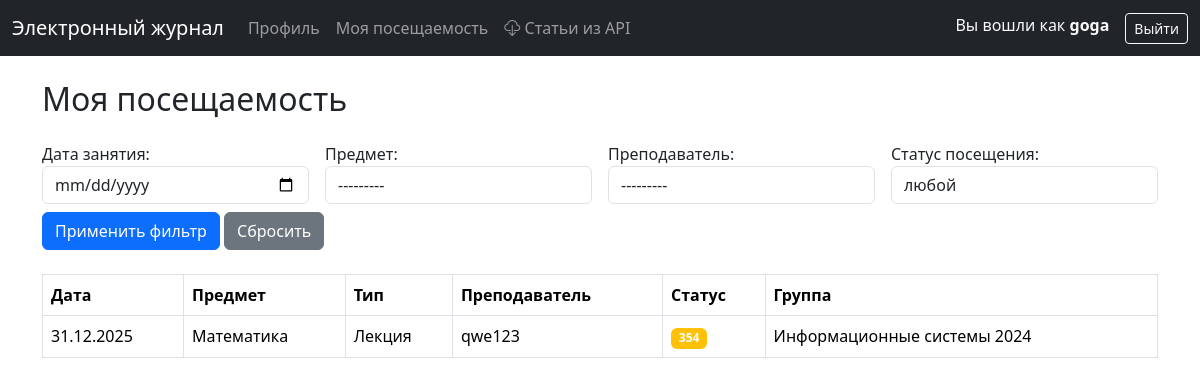
/student/attendance/ (signed in), run on the app's committed database.
### users/models.py (models this page shows)
class User(AbstractUser):
    username = models.CharField(
        max_length=150,
        unique=True,
        verbose_name='Логин',
        help_text='Латиница, цифры и @#$%^&+=!_.-/?*()',
    )
    @property
    def is_student(self):
        return hasattr(self, 'student')
    @property
    def is_teacher(self):
        return hasattr(self, 'teacher')
    def get_full_name(self):
        if self.first_name and self.last_name:
            return f"{self.first_name} {self.last_name}"
        return self.username
    class Meta:
        constraints = [
            models.CheckConstraint(
                name='username_allowed_chars',
                check=Q(username__regex=ALLOWED_RE),
            ),
        ]

### journal/models.py (models this page shows, shortened)
class Attendance(models.Model):
    id_lesson = models.ForeignKey(Lesson, on_delete=models.PROTECT, verbose_name='Номер занятия')
    id_student = models.ForeignKey(Student, on_delete=models.PROTECT, verbose_name='Номер студента')
    time_create = models.DateField(auto_now_add=True, verbose_name='Время создания')
    time_update = models.DateField(auto_now=True, verbose_name='Время обновления')
    status = models.ForeignKey(Att_Status, on_delete=models.SET_DEFAULT, default=1, verbose_name='Статус')
    changed_by = models.ForeignKey(User, on_delete=models.PROTECT, blank=True, verbose_name='Создал')
    history = HistoricalRecords()
    class Meta:
        unique_together = [("id_lesson", "id_student")]
        verbose_name = 'Посещаемость'
        verbose_name_plural = 'Посещаемость'
    @property
    def _history_user(self):
        return self.changed_by

class Lesson(models.Model):
    id_lesson = models.CharField(max_length=100, verbose_name='Номер занятия в расписании')
    id_group = models.ForeignKey(Group, on_delete=models.PROTECT, verbose_name='Номер группы')
    id_subject = models.ForeignKey(Subject, on_delete=models.PROTECT, verbose_name='Предмет')
    id_teacher = models.ForeignKey(Teacher, on_delete=models.PROTECT, verbose_name='ID учителя')
    type = models.ForeignKey(Type_lesson, on_delete=models.PROTECT, blank=True, verbose_name='Тип занятия')
    topic = models.CharField(max_length=200, blank=True, verbose_name='Тема занятия')
    date = models.DateField()
    status = models.BooleanField(default=False)
    period = models.ForeignKey(Period, on_delete=models.PROTECT, verbose_name='Период')
    time_create = models.DateField(auto_now_add=True, blank=True, verbose_name='Время создания')
    time_update = models.DateField(auto_now=True, blank=True, verbose_name='Время обновления')
    changed_by = models.ForeignKey(User, on_delete=models.PROTECT, blank=True, null=True, verbose_name='Создал')
    history = HistoricalRecords()
    class Meta:
        verbose_name = 'Занятие'
        verbose_name_plural = 'Занятия'
        ordering = ['-date']
    @property
    def _history_user(self):
        return self.changed_by

class Subject(models.Model):
    name = models.CharField(max_length=200, unique=True)
    history = HistoricalRecords()
    class Meta:
        verbose_name = 'Предмет'
        verbose_name_plural = 'Предметы'
        ordering = ['name']
    def __str__(self):
        return self.name

class Type_lesson(models.Model):
    id_type = models.CharField(max_length=100, unique=True, verbose_name='ID')
    name = models.CharField(max_length=200, unique=True, verbose_name='Тип занятия')
    history = HistoricalRecords()
    class Meta:
        verbose_name = 'Тип занятия'
        verbose_name_plural = 'Типы занятий'

class Teacher(models.Model):
    user = models.OneToOneField(settings.AUTH_USER_MODEL, on_delete=models.PROTECT, verbose_name='Пользователь')
    id_teacher = models.CharField(max_length=100, unique=True)
    last_name = models.CharField(max_length=200, verbose_name='Фамилия')
    first_name = models.CharField(max_length=200, verbose_name='Имя')
    second_name = models.CharField(max_length=200, verbose_name='Отчество')
    subjects = models.ManyToManyField(Subject, verbose_name='Предметы', blank=True)
    academic_degree = models.CharField(max_length=200, verbose_name='Степень', blank=True)
    position = models.CharField(max_length=200, verbose_name='Должность', blank=True, null=True)
    status = models.BooleanField(default=True, blank=True, null=True)
    history = HistoricalRecords()
    class Meta:
        verbose_name = 'Преподаватель'
        verbose_name_plural = 'Преподаватели'
        ordering = ['last_name']
    def __str__(self):
        return f"{self.last_name} {self.first_name} {self.second_name or ''}".strip()

class Att_Status(models.Model):
    name = models.CharField(max_length=200, verbose_name='Название', unique=True)
    short_name = models.CharField(max_length=200, verbose_name='Короткое название')
    history = HistoricalRecords()
    class Meta:
        verbose_name = 'Статус'
        verbose_name_plural = 'Статусы'
        ordering = ['id']

class Group(models.Model):
    id_group = models.CharField(max_length=100, unique=True, verbose_name='Номер группы')
    name = models.CharField(max_length=200, verbose_name='Группа')
    year_priem = models.CharField(max_length=200, verbose_name='Год приема')
    study_form = models.CharField(max_length=200, blank=True, null=True, verbose_name='Форма обучения')
    level = models.CharField(max_length=200, blank=True, null=True, verbose_name='Уровень')
    faculty = models.CharField(max_length=200, blank=True, null=True, verbose_name='Факультет')
    department = models.CharField(max_length=200, blank=True, null=True, verbose_name='Подразделение')
    term_number = models.CharField(max_length=2, blank=True, verbose_name='Период')
    number_of_active_students = models.CharField(max_length=2, blank=True, verbose_name='Количество студентов')
    status = models.BooleanField(default=False, blank=True)
    semestr = models.CharField(max_length=10, blank=True, verbose_name='Семестр')
    history = HistoricalRecords()
    class Meta:
        unique_together = [("id_group", "name")]
        verbose_name = 'Группа'
        verbose_name_plural = 'Группы'
        ordering = ['name']

### journal/views.py (the view, shortened to what this page needs)
# urls.py: path("student/attendance/", views.MyAttendanceView.as_view(), name="student-attendance"),
class MyAttendanceView(LoginRequiredMixin, StudentRequiredMixin, ListView):
    model = Attendance
    template_name = "student/my_attendance.html"
    context_object_name = "attendances"
    paginate_by = 15
    def get_queryset(self):
        student = self.request.user.student
        queryset = Attendance.objects.filter(id_student=student)
        self.filter_form = StudentAttendanceFilterForm(self.request.GET)
        if self.filter_form.is_valid():
            cd = self.filter_form.cleaned_data
            if cd.get('date'):
                queryset = queryset.filter(id_lesson__date=cd['date'])
            if cd.get('subject'):
                queryset = queryset.filter(id_lesson__id_subject=cd['subject'])
            if cd.get('teacher'):
                queryset = queryset.filter(id_lesson__id_teacher=cd['teacher'])
        return queryset.select_related("id_lesson__id_subject", "id_lesson__id_teacher__user", "status").order_by("-id_lesson__date")
    def get_context_data(self, **kwargs):
        context = super().get_context_data(**kwargs)
        context["title"] = "Моя посещаемость"
        context["filter_form"] = getattr(self, 'filter_form', StudentAttendanceFilterForm())
        query_params = self.request.GET.copy()
        if 'page' in query_params:
            query_params.pop('page')
        context["filter_params"] = query_params.urlencode()
        return context

### journal/filters.py
class StudentAttendanceFilterForm(forms.Form):
    date = forms.DateField(
        required=False,
        label="Дата занятия",
        widget=forms.DateInput(attrs={"type": "date", "class": "form-control"})
    )
    subject = forms.ModelChoiceField(
        required=False,
        label="Предмет",
        queryset=Subject.objects.all(),
        widget=forms.Select(attrs={"class": "form-control"})
    )
    teacher = forms.ModelChoiceField(
        required=False,
        label="Преподаватель",
        queryset=Teacher.objects.all(),
        widget=forms.Select(attrs={"class": "form-control"})
    )
    status = forms.ChoiceField(
        required=False,
        label="Статус посещения",
        choices=AttendanceListFilterForm.status_choices,
        widget=forms.Select(attrs={"class": "form-control"})
    )

### journal/mixins.py (called while the page is built)
    def test_func(self):
        user = self.request.user
        if not user.is_authenticated:
            return False
        return hasattr(user, 'student') and user.student is not None

### templates/student/my_attendance.html (shortened to what this page needs)
{% extends "base.html" %}
{% block content %}
<h2 class="mb-4">Моя посещаемость</h2>
<form method="get" action="" class="mb-4">
    <div class="row g-3 align-items-end">
        <div class="col-md-3">
            {{ filter_form.date.label_tag }}
            {{ filter_form.date }}
        </div>
        <div class="col-md-3">
            {{ filter_form.subject.label_tag }}
            {{ filter_form.subject }}
        </div>
        <div class="col-md-3">
            {{ filter_form.teacher.label_tag }}
            {{ filter_form.teacher }}
        </div>
        <div class="col-md-3">
            {{ filter_form.status.label_tag }}
            {{ filter_form.status }}
        </div>
        <div class="col-md-12 mt-2">
            <button type="submit" class="btn btn-primary">Применить фильтр</button>
            <a href="{% url 'student-attendance' %}" class="btn btn-secondary">Сбросить</a>
        </div>
    </div>
</form>
<table class="table table-bordered align-middle">
    <thead>
        <tr>
            <th>Дата</th>
            <th>Предмет</th>
            <th>Тип</th>
            <th>Преподаватель</th>
            <th>Статус</th>
            <th>Группа</th>
        </tr>
    </thead>
    <tbody>
        {% for att in attendances %}
        <tr>
            <td>{{ att.id_lesson.date|date:"d.m.Y" }}</td>
            <td>{{ att.id_lesson.id_subject.name }}</td>
            <td>{{ att.id_lesson.type.name }}</td>
            <td>{{ att.id_lesson.id_teacher.user.get_full_name|default:att.id_lesson.id_teacher.user.username }}</td>
            <td>
                <span class="badge {% if att.status.name == 'Присутствовал' %}bg-success{% elif att.status.name == 'Отсутствовал' %}bg-danger{% else %}bg-warning{% endif %}">
                    {{ att.status.name }}
                </span>
            </td>
            <td>{{ att.id_lesson.id_group.name }}</td>
        </tr>
        {% empty %}
        <tr>
            <td colspan="6" class="text-center text-muted">Данные о посещаемости отсутствуют.</td>
        </tr>
        {% endfor %}
    </tbody>
</table>
{% endblock content %}

### templates/base.html (shortened to what this page needs)
<!DOCTYPE html>
<html lang="ru">
<head>
    <link href="https://cdn.jsdelivr.net/npm/bootstrap@5.3.2/dist/css/bootstrap.min.css" rel="stylesheet">
    {% load static %}
    <link href="{% static 'journal/css/styles.css' %}" rel="stylesheet">
    <link rel="stylesheet" href="https://cdn.jsdelivr.net/npm/bootstrap-icons@1.11.3/font/bootstrap-icons.min.css">
</head>
<body>
    <nav class="navbar navbar-expand-lg navbar-dark bg-dark">
        <div class="container-fluid">
            <a class="navbar-brand" href="{% url 'home' %}">Электронный журнал</a>
            <div class="collapse navbar-collapse" id="navbarSupportedContent">
                {% if user.is_authenticated %}
                <ul class="navbar-nav me-auto mb-2 mb-lg-0">
                    {% if user.is_student %}
                    <li class="nav-item">
                        <a class="nav-link" href="{% url 'student-profile' %}">Профиль</a>
                    </li>
                    <li class="nav-item">
                        <a class="nav-link" href="{% url 'student-attendance' %}">Моя посещаемость</a>
                    </li>
                    {% endif %}
                    <li class="nav-item">
                        <a class="nav-link" href="{% url 'api-women' %}">
                            <i class="bi bi-cloud-download"></i> Статьи из API
                        </a>
                    </li>
                </ul>
                <ul class="navbar-nav ms-auto">
                    <li class="nav-item">
                        <span class="navbar-text text-light me-3">
                            Вы вошли как <strong>{{ user.get_full_name|default:user.username }}</strong>
                        </span>
                    </li>
                    <li class="nav-item">
                        <form method="post" action="{% url 'logout' %}" style="display: inline;">
                            <button type="submit" class="btn btn-outline-light btn-sm">Выйти</button>
                        </form>
                    </li>
                </ul>
                {% endif %}
            </div>
        </div>
    </nav>
    <div class="container py-4">
        {% block content %}{% endblock content %}
    </div>
</body>
</html>

### data on the page
User: get_full_name "goga"
Attendance: id_lesson "31.12.2025", id_lesson.id_subject.name "Математика", id_lesson.type.name "Лекция", id_lesson.id_teacher.user.get_full_name "qwe123", status.name "354", id_lesson.id_group.name "Информационные системы 2024"

### other printed values
{{ filter_form.date.label_tag }} "Дата занятия:"
{{ filter_form.subject.label_tag }} "Предмет:"
{{ filter_form.teacher.label_tag }} "Преподаватель:"
{{ filter_form.status.label_tag }} "Статус посещения:"
